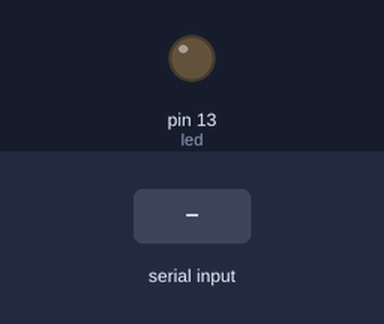
Bench run of a sketch on a simulated Arduino Uno, built with avr-gcc and run on an emulated ATmega328P. Shown: output pins drawn as LEDs (lit = HIGH). The test bench sets the inputs (shaded band).

Above: at 1.2 s.
1.3 s: "90,45\n" received over Serial
At 2.6 s:
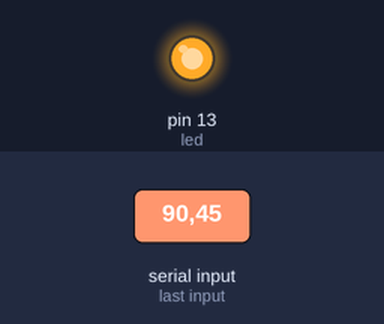
Timing chart, 0 to 4.3 s (numbered marks = the images above; inputs shaded):
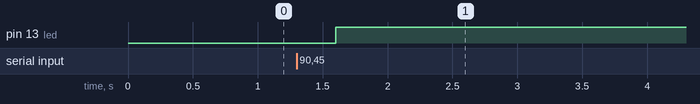

Measured:
- after the input at 1.3 s, pin 13 (led): LOW → HIGH after 0.30 s

The sketch:

Prog7_CotrolLED_Usuario.ino
```cpp
int led = 13;

void setup() {
  // put your setup code here, to run once:
  pinMode(led, OUTPUT);
  Serial.begin(9600);
  Serial.setTimeout(200);
}

String v;
int aux;
void loop() {
  // put your main code here, to run repeatedly:
  if(Serial.available()>0){
     v = Serial.readString();
     aux = v.toInt();
     digitalWrite(led, aux);
   }
delay(100);


}
```
